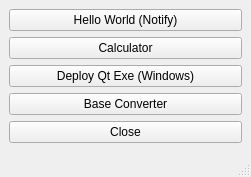
<?xml version="1.0" encoding="UTF-8"?>
<ui version="4.0">
 <class>MainWindow</class>
 <widget class="QMainWindow" name="MainWindow">
  <property name="geometry">
   <rect>
    <x>0</x>
    <y>0</y>
    <width>251</width>
    <height>177</height>
   </rect>
  </property>
  <property name="sizePolicy">
   <sizepolicy hsizetype="Preferred" vsizetype="Preferred">
    <horstretch>0</horstretch>
    <verstretch>0</verstretch>
   </sizepolicy>
  </property>
  <property name="windowTitle">
   <string>Gouda</string>
  </property>
  <widget class="QWidget" name="centralwidget">
   <property name="sizePolicy">
    <sizepolicy hsizetype="Preferred" vsizetype="Preferred">
     <horstretch>0</horstretch>
     <verstretch>0</verstretch>
    </sizepolicy>
   </property>
   <layout class="QGridLayout" name="gridLayout">
    <item row="0" column="1">
     <widget class="QPushButton" name="HelloWorldButton">
      <property name="text">
       <string>Hello World (Notify)</string>
      </property>
      <property name="checkable">
       <bool>false</bool>
      </property>
     </widget>
    </item>
    <item row="1" column="1">
     <widget class="QPushButton" name="Calculator">
      <property name="text">
       <string>Calculator</string>
      </property>
      <property name="checkable">
       <bool>false</bool>
      </property>
     </widget>
    </item>
    <item row="5" column="1">
     <widget class="QPushButton" name="Close">
      <property name="text">
       <string>Close</string>
      </property>
     </widget>
    </item>
    <item row="2" column="1">
     <widget class="QPushButton" name="AutoDeployProject">
      <property name="text">
       <string>Deploy Qt Exe (Windows)</string>
      </property>
     </widget>
    </item>
    <item row="3" column="1">
     <widget class="QPushButton" name="BaseConverter">
      <property name="text">
       <string>Base Converter</string>
      </property>
     </widget>
    </item>
   </layout>
  </widget>
  <widget class="QStatusBar" name="statusbar"/>
 </widget>
 <resources/>
 <connections/>
</ui>
